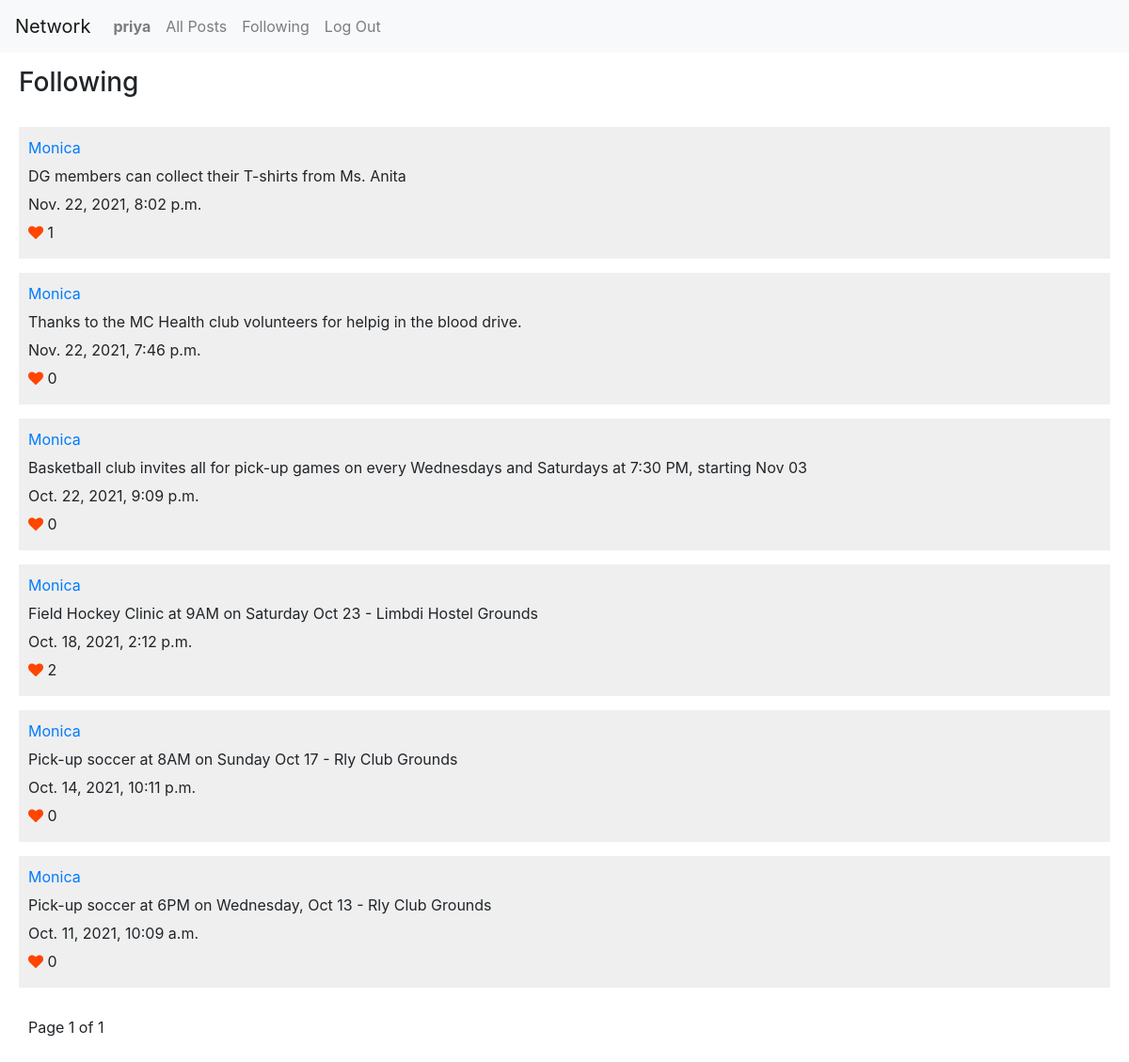
Page /following (signed in) on the committed database.
### network/models.py (models this page shows, shortened)
class User(AbstractUser):
    follower_count = models.IntegerField(default=0)
    following_count = models.IntegerField(default=0)

class Post(models.Model):
    user = models.ForeignKey(User, on_delete=models.CASCADE, related_name="posts")
    content = models.CharField(max_length = 200)
    created_at = models.DateTimeField(auto_now_add=True)
    updated_at = models.DateTimeField(auto_now=True)
    likes_count = models.IntegerField(default=0)

### network/views.py (the view)
# urls.py: path("following", views.followed_users_posts, name="following"),
@login_required
def followed_users_posts(request):
    followed_users = Followers.objects.filter(user=request.user.id).values('following')
    posts = Post.objects.filter(user__in=followed_users)
    posts = posts.order_by("-created_at")
    page_obj = get_page_obj(posts, request)
    return render(request, 'network/following.html', {'page_obj': page_obj})

### network/views.py (called while the page is built)
def get_page_obj (datalist, request):
    paginator = Paginator (datalist, 10)
    page_number = request.GET.get('page')
    page_obj = paginator.get_page(page_number)
    return page_obj

### network/templates/network/following.html (shortened to what this page needs)
{% extends "network/layout.html" %}
{% load static %}
{% block body %}
<h3  class="page-hdr">Following</h3>
{% include "network/postsview.html" %}
{% endblock %}

### network/templates/network/layout.html (shortened to what this page needs)
{% load static %}
<!DOCTYPE html>
<html lang="en">
<head>
    <link rel="stylesheet" href="https://stackpath.bootstrapcdn.com/bootstrap/4.4.1/css/bootstrap.min.css">
    <link href="{% static 'network/styles.css' %}" rel="stylesheet">
    <link rel="stylesheet" href="https://cdnjs.cloudflare.com/ajax/libs/font-awesome/4.7.0/css/font-awesome.min.css">
</head>
<body>
    <nav class="navbar navbar-expand-lg navbar-light bg-light">
        <a class="navbar-brand" href="{% url 'index' %}">Network</a>
        <div>
            <ul class="navbar-nav mr-auto">
                {% if user.is_authenticated %}
                <li class="nav-item">
                    <a class="nav-link" href="{% url 'profile'  user.id %}"><strong>{{ user.username }}</strong></a>
                </li>
                {% endif %}
                <li class="nav-item">
                    <a class="nav-link" href="{% url 'index' %}">All Posts</a>
                </li>
                {% if user.is_authenticated %}
                <li class="nav-item">
                    <a class="nav-link" href="{% url 'following' %}">Following</a>
                </li>
                <li class="nav-item">
                    <a class="nav-link" href="{% url 'logout' %}">Log Out</a>
                </li>
                {% endif %}
            </ul>
        </div>
    </nav>
    <div class="body">
        {% block body %}
        {% endblock %}
    </div>
</body>
</html>

### network/templates/network/postsview.html (shortened to what this page needs)
﻿<div id="posts-view">
    <div id="posts">
        {% for post in page_obj %}
        <div class="post">
            <a href="{% url 'profile'  post.user.id %}">{{ post.user.username }}</a><br>
            <div name="post_read_view">
                <span class="content">{{ post.content }}</span>
            </div>
            <span class="created_at">{{ post.created_at }}</span><br>
            <i class="fa fa-heart like_toggle"  name ="like_icon" data-pid="{{post.id}}" style="color:orangered"></i> <span class="likes_count">{{ post.likes_count }}</span><br>
        </div>
        {% endfor %}
    </div>
    <ul class="pagination">
            <li class="page-item" style="display: inline-flex; align-items: center;">
                Page {{ page_obj.number }} of {{ page_obj.paginator.num_pages }}
            </li>
    </ul>
</div>

### network/static/network/styles.css (style rules this page uses)
.page-hdr { margin-top:15px; margin-bottom: 20px; margin-left: 20px; display: inline-block; }
#posts, #new-post { margin-left: 20px; margin-top: 10px; margin-right: 20px; }
.post { margin-bottom: 15px; background-color:#efefef; padding:10px; }
.post a, .post span { display: inline-block; margin-bottom: 6px; }
.pagination { margin:30px; }
.like_toggle { cursor: pointer; }

### rows in the picture
User: username "priya"
Post: user.username "Monica", content "DG members can collect their T-shirts from Ms. Anita", created_at "Nov. 22, 2021, 8:02 p.m.", likes_count "1"
Post: user.username "Monica", content "Thanks to the MC Health club volunteers for helpig in the blood drive.", created_at "Nov. 22, 2021, 7:46 p.m.", likes_count "0"
Post: user.username "Monica", content "Basketball club invites all for pick-up games on every Wednesdays and Saturdays at 7:30 PM, starting Nov 03", created_at "Oct. 22, 2021, 9:09 p.m.", likes_count "0"
Post: user.username "Monica", content "Field Hockey Clinic at 9AM on Saturday Oct 23 - Limbdi Hostel Grounds", created_at "Oct. 18, 2021, 2:12 p.m.", likes_count "2"
Post: user.username "Monica", content "Pick-up soccer at 8AM on Sunday Oct 17 - Rly Club Grounds", created_at "Oct. 14, 2021, 10:11 p.m.", likes_count "0"
Post: user.username "Monica", content "Pick-up soccer at 6PM on Wednesday, Oct 13 - Rly Club Grounds", created_at "Oct. 11, 2021, 10:09 a.m.", likes_count "0"

### other values in the picture
{{ page_obj.number }} "1"
{{ page_obj.paginator.num_pages }} "1"
